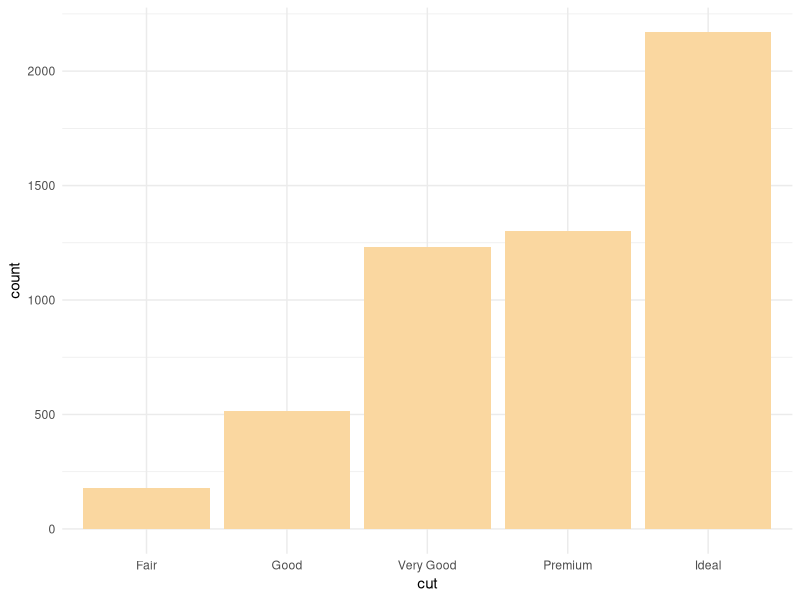
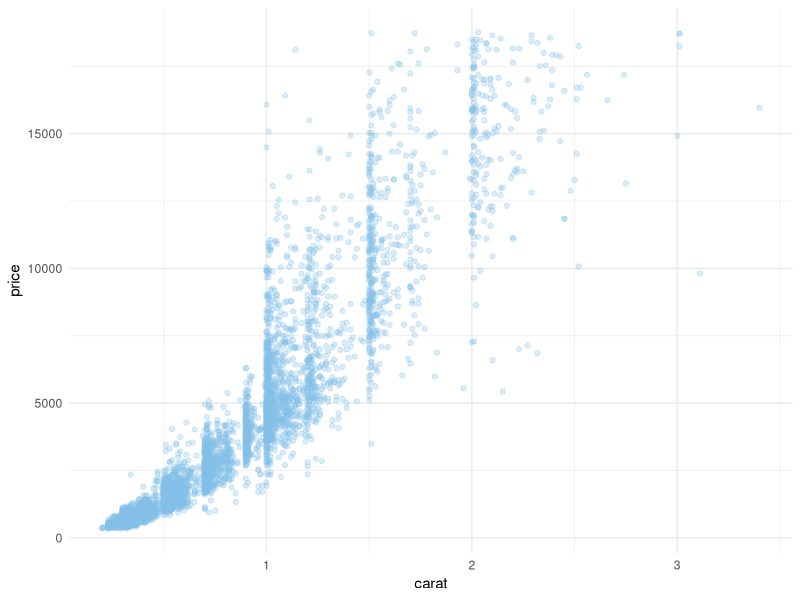
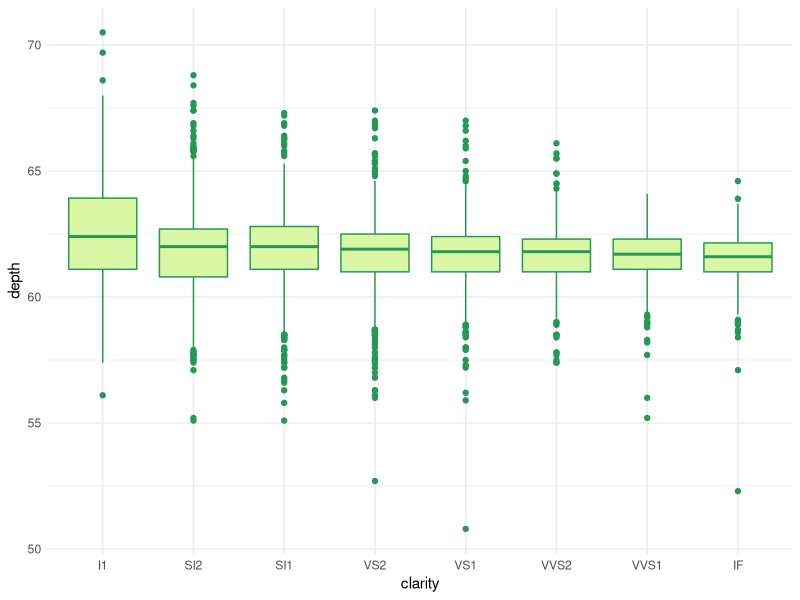
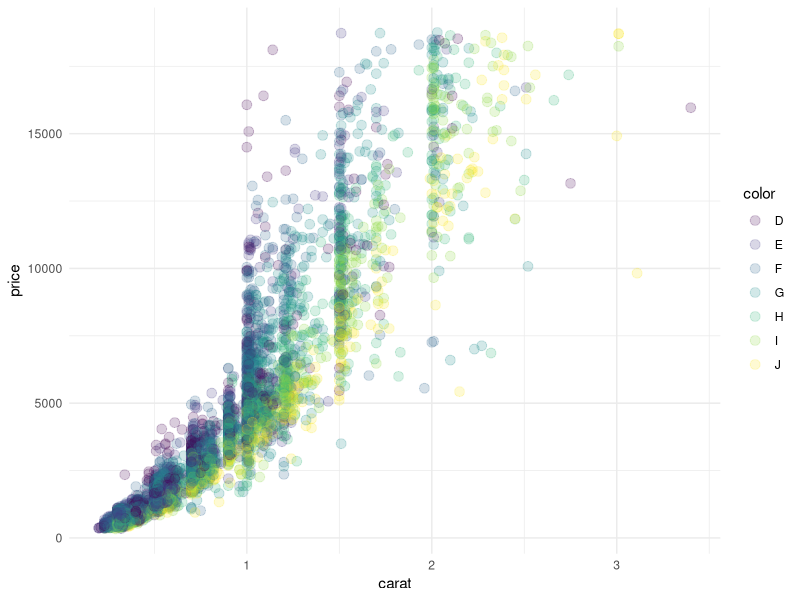
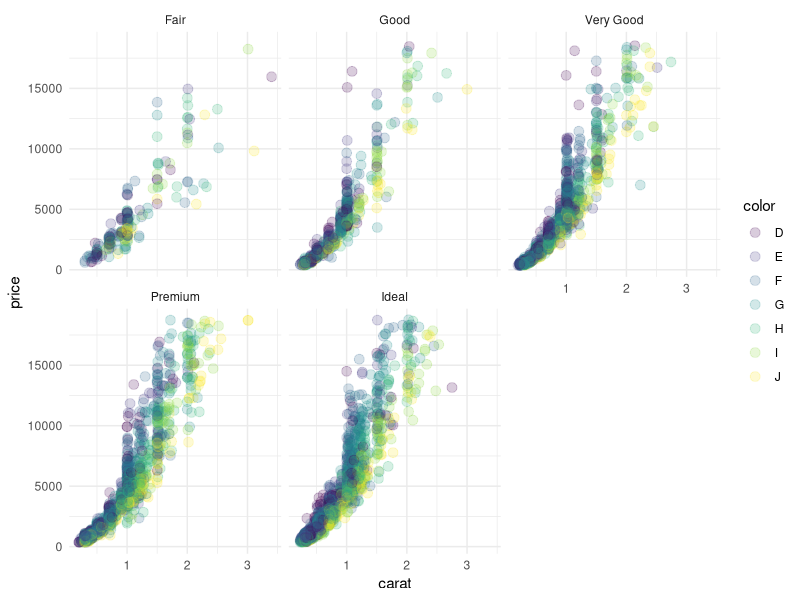

Recreate these plots in R, in order.
## ---- chunk 1
library(tidyverse)
## ---- chunk 2
head(diamonds, 10)
## ---- chunk 3
set.seed(42)
small_df <- diamonds |>
  sample_frac(0.1)
print(small_df)
## ---- chunk 4
ggplot(small_df, aes(cut)) +
  geom_bar(fill = "#fad7a0") + 
  theme_minimal()
## ---- chunk 5
ggplot(small_df, 
       aes(carat, price)) +
  geom_point(alpha = 0.3, color = "#85c1e9") + 
  theme_minimal()
## ---- chunk 6
ggplot(small_df,
       aes(clarity, depth)) +
  geom_boxplot(color = "#229954", fill = "#DAF7A6") + 
  theme_minimal()
## ---- chunk 7
ggplot(small_df,
       aes(carat, price, col = color)) +
  geom_point(size = 3, alpha = 0.2) + 
  theme_minimal()
## ---- chunk 8
ggplot(small_df,
       aes(carat, price, col = color)) +
  geom_point(size = 3, alpha = 0.2) + 
  facet_wrap(~cut) +
  theme_minimal()
